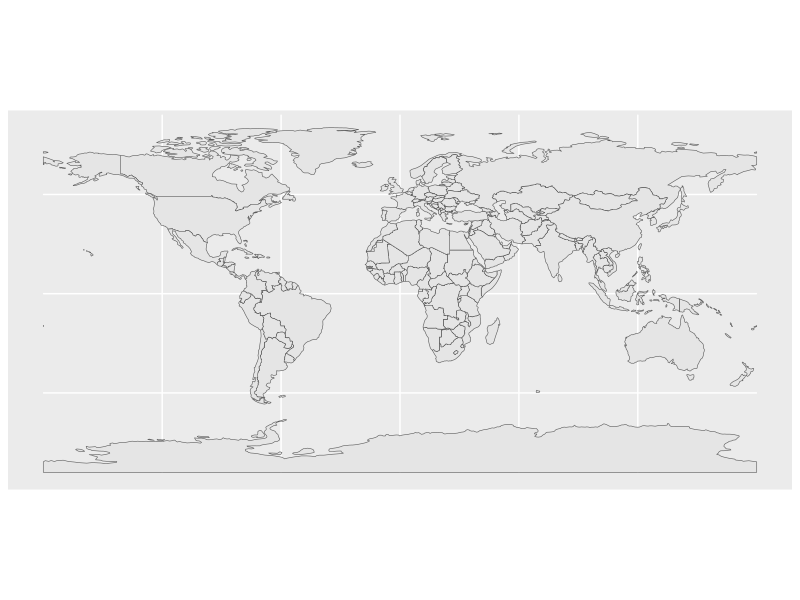
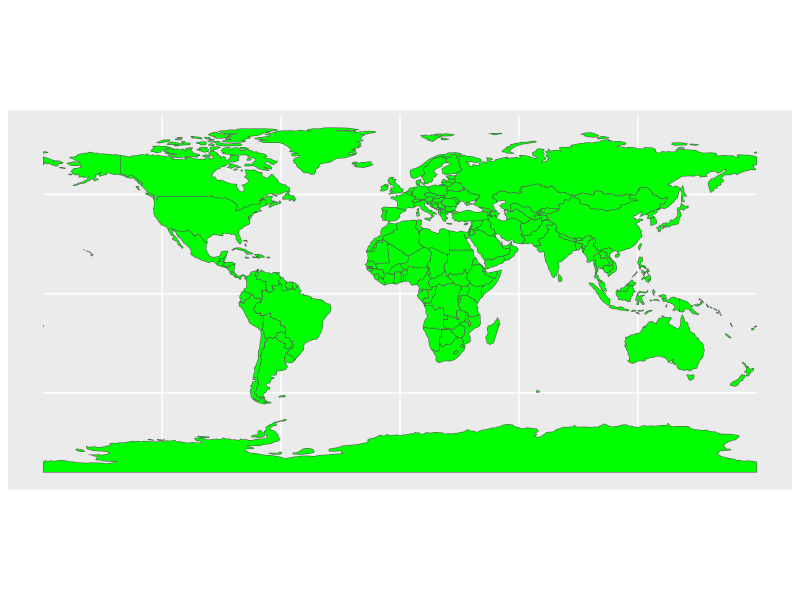

Generate these figures, in order, with R: (Note: this script raises an error after producing the figures.)
## ---- chunk 1
#| label: code-to-analyse
library(tidyverse)
library(rnaturalearthdata)
library(sf)

world_sf <- countries110 %>% 
  st_as_sf()

ggplot() +
  geom_sf(data = world_sf,
          size = 0.1)

ggplot() +
  geom_sf(data = world_sf,
          fill = "green",
          size = 0.4)
## ---- chunk 2
parse(here::here("posts", "2022-09-01_ggplot2-breaks-geom-sf-calls-in-3-3-6", "code-to-analyse.R")) %>% 
  keep(is.language)  %>% 
  keep(~grepl(", geom_sf", toString(.x)))
